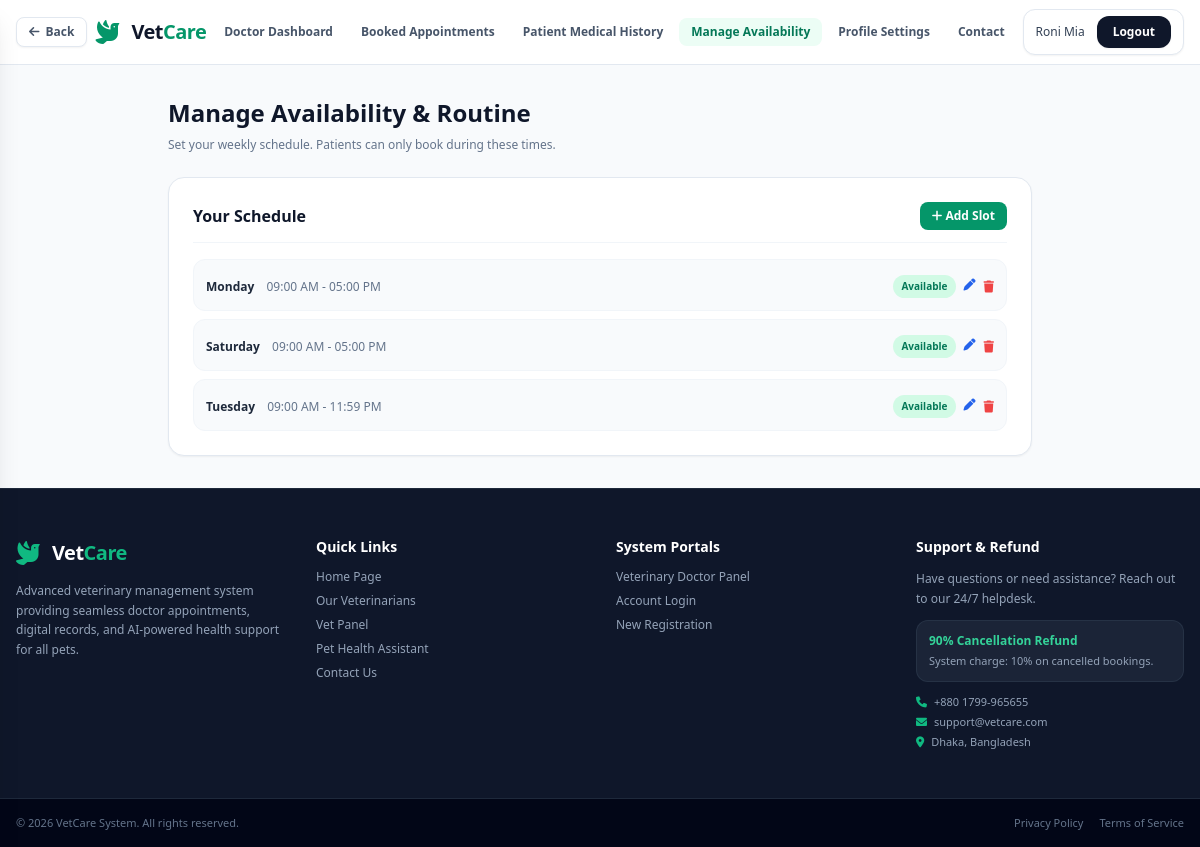
Screenshot of /vet/availability/ (signed in) with the database file from the repository.
### accounts/models.py (models this page shows, shortened)
class User(AbstractUser):
    ROLE_CHOICES = (
        ('PATIENT', 'Patient'),
        ('DOCTOR', 'Doctor'),
        ('ADMIN', 'Admin'),
    )
    role = models.CharField(max_length=20, choices=ROLE_CHOICES, default='PATIENT')
    phone = models.CharField(max_length=20, blank=True, null=True)
    country_code = models.CharField(max_length=5, default='+880', blank=True)
    address = models.TextField(blank=True)
    created_at = models.DateTimeField(auto_now_add=True)

### vet/models.py (models this page shows, shortened)
class Availability(models.Model):
    DAY_CHOICES = (
        (0, 'Monday'),
        (1, 'Tuesday'),
        (2, 'Wednesday'),
        (3, 'Thursday'),
        (4, 'Friday'),
        (5, 'Saturday'),
        (6, 'Sunday'),
    )
    doctor = models.ForeignKey(Doctor, on_delete=models.CASCADE, related_name='availabilities')
    day_of_week = models.IntegerField(choices=DAY_CHOICES)
    start_time = models.TimeField()
    end_time = models.TimeField()
    is_available = models.BooleanField(default=True)
    class Meta:
        unique_together = ('doctor', 'day_of_week')

### vet/views.py (the view, shortened to what this page needs)
# urls.py: path('vet/availability/', views.manage_availability, name='vet_availability'),
@login_required
def manage_availability(request):
    if request.user.role != 'DOCTOR':
        return render(request, '403.html', status=403)
    try:
        doctor = request.user.doctor_profile
    except Exception:
        doctor = None
    try:
        availabilities = doctor.availabilities.all() if doctor else []
    except Exception:
        availabilities = []
    context = {
        'doctor': doctor,
        'availabilities': availabilities,
    }
    return render(request, 'vet_availability.html', context)

### vetcure/templates/vet_availability.html (shortened to what this page needs)
{% extends 'base.html' %}
{% block content %}
<div class="flex-grow max-w-4xl w-full mx-auto px-4 py-8">
    <h1 class="text-2xl font-bold text-slate-900 mb-2">Manage Availability & Routine</h1>
    <p class="text-slate-500 text-xs mb-6">Set your weekly schedule. Patients can only book during these times.</p>
    <div class="bg-white rounded-2xl border border-slate-200 shadow-sm p-6 space-y-4">
        <div class="flex justify-between items-center border-b border-slate-100 pb-3">
            <h2 class="font-bold text-slate-900">Your Schedule</h2>
            <button onclick="openAddModal()" class="text-xs bg-emerald-600 hover:bg-emerald-700 text-white px-3 py-1.5 rounded-lg font-semibold transition">
                <i class="fa-solid fa-plus"></i> Add Slot
            </button>
        </div>
        <div class="space-y-2">
            {% for avail in availabilities %}
            <div class="flex items-center justify-between p-3 rounded-xl border {% if avail.is_available %}border-slate-100 bg-slate-50{% else %}border-red-100 bg-red-50/50{% endif %}">
                <div>
                    <span class="font-semibold text-slate-800 text-xs">{{ avail.get_day_of_week_display }}</span>
                    <span class="text-slate-500 text-xs ml-2">{{ avail.start_time|time:"h:i A" }} - {{ avail.end_time|time:"h:i A" }}</span>
                </div>
                <div class="flex items-center gap-2">
                    <form method="post" class="inline">
                        <button type="submit" class="text-[10px] px-2 py-1 rounded-full {% if avail.is_available %}bg-emerald-100 text-emerald-700{% else %}bg-red-100 text-red-700{% endif %} font-semibold">
                            {{ avail.is_available|yesno:"Available,Unavailable" }}
                        </button>
                    </form>
                    <button onclick="openEditModal({{ avail.id }}, {{ avail.day_of_week }}, '{{ avail.start_time|time:"H:i" }}', '{{ avail.end_time|time:"H:i" }}')" class="text-blue-600 hover:text-blue-800 text-xs" title="Edit">
                        <i class="fa-solid fa-pen"></i>
                    </button>
                    <form method="post" class="inline" onsubmit="return confirm('Delete this slot?')">
                        <button type="submit" class="text-red-500 hover:text-red-700 text-xs">
                            <i class="fa-solid fa-trash"></i>
                        </button>
                    </form>
                </div>
            </div>
            {% empty %}
            <p class="text-slate-500 text-xs text-center py-4">No availability slots set yet. Click "Add Slot" to begin.</p>
            {% endfor %}
        </div>
    </div>
</div>
{% endblock %}

### vetcure/templates/base.html (shortened to what this page needs)
<!DOCTYPE html>
<html lang="en">
<head>
    <script src="https://cdn.tailwindcss.com"></script>
    <link rel="stylesheet" href="https://cdnjs.cloudflare.com/ajax/libs/font-awesome/6.0.0/css/all.min.css">
</head>
<body class="bg-slate-50 text-slate-800 flex flex-col min-h-screen font-sans">
    <header class="no-print-header bg-white border-b border-slate-200 sticky top-0 z-30">
        <div class="max-w-7xl mx-auto px-4 h-16 flex items-center justify-between">
            <div class="flex items-center gap-2">
                {% if request.path != '/' %}
                <button onclick="history.back()" class="flex items-center gap-1.5 px-3 py-1.5 bg-white border border-slate-200 rounded-lg text-xs font-semibold text-slate-600 hover:text-emerald-600 hover:border-emerald-400 hover:bg-emerald-50 transition shadow-sm" title="Go back">
                    <i class="fa-solid fa-arrow-left text-xs"></i> Back
                </button>
                {% endif %}
                <a href="{% url 'home' %}" class="flex items-center gap-3">
                    <i class="fa-solid fa-dove text-2xl text-emerald-600"></i>
                    <span class="text-xl font-bold text-slate-900 tracking-tight">Vet<span class="text-emerald-600">Care</span></span>
                </a>
            </div>
            <nav class="hidden md:flex items-center gap-1 font-bold text-xs text-slate-600">
                {% if user.is_authenticated %}
                    {% if user.role == 'PATIENT' %}
                        <a href="{% url 'patient_dashboard' %}" class="nav-link px-3 py-1.5 rounded-lg {% if request.resolver_match.url_name == 'patient_dashboard' %}bg-emerald-50 text-emerald-700{% else %}hover:bg-slate-50 hover:text-emerald-600 transition{% endif %}">Dashboard</a>
                        <a href="{% url 'booking_doctors' %}" class="nav-link px-3 py-1.5 rounded-lg {% if request.resolver_match.url_name == 'booking_doctors' %}bg-emerald-50 text-emerald-700{% else %}hover:bg-slate-50 hover:text-emerald-600 transition{% endif %}">Find Doctor & Book</a>
                        <a href="{% url 'my_appointments' %}" class="nav-link px-3 py-1.5 rounded-lg {% if request.resolver_match.url_name == 'my_appointments' %}bg-emerald-50 text-emerald-700{% else %}hover:bg-slate-50 hover:text-emerald-600 transition{% endif %}">My Appointments</a>
                        <a href="{% url 'my_prescriptions' %}" class="nav-link px-3 py-1.5 rounded-lg {% if request.resolver_match.url_name == 'my_prescriptions' %}bg-emerald-50 text-emerald-700{% else %}hover:bg-slate-50 hover:text-emerald-600 transition{% endif %}">My Prescriptions</a>
                        <a href="{% url 'cancel_refund_list' %}" class="nav-link px-3 py-1.5 rounded-lg {% if request.resolver_match.url_name == 'cancel_refund_list' %}bg-emerald-50 text-emerald-700{% else %}hover:bg-slate-50 hover:text-emerald-600 transition{% endif %}">Cancel & Refund Slip</a>
                        <a href="{% url 'chatbot' %}" class="nav-link px-3 py-1.5 rounded-lg {% if request.resolver_match.url_name == 'chatbot' %}bg-emerald-50 text-emerald-700{% else %}hover:bg-slate-50 hover:text-emerald-600 transition{% endif %}">Avian Health Chatbot</a>
                        <a href="{% url 'manage_profile' %}" class="nav-link px-3 py-1.5 rounded-lg {% if request.resolver_match.url_name == 'manage_profile' %}bg-emerald-50 text-emerald-700{% else %}hover:bg-slate-50 hover:text-emerald-600 transition{% endif %}">Manage Profile</a>
                        <a href="{% url 'contact' %}" class="nav-link px-3 py-1.5 rounded-lg {% if request.resolver_match.url_name == 'contact' %}bg-emerald-50 text-emerald-700{% else %}hover:bg-slate-50 hover:text-emerald-600 transition{% endif %}">Contact</a>
                    {% elif user.role == 'DOCTOR' %}
                        <a href="{% url 'vet_dashboard' %}" class="nav-link px-3 py-1.5 rounded-lg {% if request.resolver_match.url_name == 'vet_dashboard' %}bg-emerald-50 text-emerald-700{% else %}hover:bg-slate-50 hover:text-emerald-600 transition{% endif %}">Doctor Dashboard</a>
                        <a href="{% url 'vet_booked_appointments' %}" class="nav-link px-3 py-1.5 rounded-lg {% if request.resolver_match.url_name == 'vet_booked_appointments' %}bg-emerald-50 text-emerald-700{% else %}hover:bg-slate-50 hover:text-emerald-600 transition{% endif %}">Booked Appointments</a>
                        <a href="{% url 'vet_patient_history' %}" class="nav-link px-3 py-1.5 rounded-lg {% if request.resolver_match.url_name == 'vet_patient_history' %}bg-emerald-50 text-emerald-700{% else %}hover:bg-slate-50 hover:text-emerald-600 transition{% endif %}">Patient Medical History</a>
                        <a href="{% url 'vet_availability' %}" class="nav-link px-3 py-1.5 rounded-lg {% if request.resolver_match.url_name == 'vet_availability' %}bg-emerald-50 text-emerald-700{% else %}hover:bg-slate-50 hover:text-emerald-600 transition{% endif %}">Manage Availability</a>
                        <a href="{% url 'vet_profile_settings' %}" class="nav-link px-3 py-1.5 rounded-lg {% if request.resolver_match.url_name == 'vet_profile_settings' %}bg-emerald-50 text-emerald-700{% else %}hover:bg-slate-50 hover:text-emerald-600 transition{% endif %}">Profile Settings</a>
                        <a href="{% url 'contact' %}" class="nav-link px-3 py-1.5 rounded-lg {% if request.resolver_match.url_name == 'contact' %}bg-emerald-50 text-emerald-700{% else %}hover:bg-slate-50 hover:text-emerald-600 transition{% endif %}">Contact</a>
                    {% endif %}
                {% endif %}
            </nav>
                <div class="flex items-center gap-3">
                {% if user.is_authenticated %}
                    <div class="flex items-center gap-3 bg-white border border-slate-200 rounded-xl px-3 py-1.5 shadow-sm">
                        <span class="text-xs font-medium text-slate-700">
                            {{ user.get_full_name|default:user.username }}
                        </span>
                        <form method="post" action="{% url 'logout' %}" class="inline">
                            <button type="submit" class="text-xs font-semibold bg-slate-900 hover:bg-slate-800 text-white px-4 py-2 rounded-xl transition shadow-sm">
                                Logout
                            </button>
                        </form>
                    </div>
                {% else %}
                    <a href="{% url 'login' %}" class="text-xs font-semibold text-slate-600 hover:text-emerald-600 transition px-3 py-2">Login</a>
                    <a href="{% url 'register' %}" class="text-xs font-semibold bg-emerald-600 hover:bg-emerald-700 text-white px-4 py-2 rounded-xl transition shadow-sm">Register</a>
                {% endif %}
                </div>
        </div>
    </header>
    <main class="flex-grow">
        {% block content %}{% endblock %}
    </main>
    {% block footer %}
    <footer class="no-print-footer bg-slate-900 text-slate-400 text-xs border-t border-slate-800 mt-auto">
        <div class="max-w-7xl mx-auto px-4 py-12 grid grid-cols-1 md:grid-cols-4 gap-8">
            <div class="space-y-3">
                <div class="flex items-center gap-3">
                    <i class="fa-solid fa-dove text-2xl text-emerald-500"></i>
                    <span class="text-xl font-bold text-white tracking-tight">Vet<span class="text-emerald-500">Care</span></span>
                </div>
                <p class="text-slate-400 leading-relaxed">Advanced veterinary management system providing seamless doctor appointments, digital records, and AI-powered health support for all pets.</p>
            </div>
            <div class="space-y-3">
                <h4 class="text-sm font-semibold text-white">Quick Links</h4>
                <ul class="space-y-2">
                    <li><a href="{% url 'home' %}" class="hover:text-emerald-400 transition">Home Page</a></li>
                    <li><a href="{% url 'home' %}#veterinarians" class="hover:text-emerald-400 transition">Our Veterinarians</a></li>
                    {% if user.is_authenticated and user.role == 'DOCTOR' %}
                        <li><a href="{% url 'vet_dashboard' %}" class="hover:text-emerald-400 transition">Vet Panel</a></li>
                    {% endif %}
                    <li><a href="{% url 'chatbot' %}" class="hover:text-emerald-400 transition">Pet Health Assistant</a></li>
                    <li><a href="{% url 'contact' %}" class="hover:text-emerald-400 transition">Contact Us</a></li>
                </ul>
            </div>
            <div class="space-y-3">
                <h4 class="text-sm font-semibold text-white">System Portals</h4>
                <ul class="space-y-2">
                    {% if user.is_authenticated and user.role == 'DOCTOR' %}
                        <li><a href="{% url 'vet_dashboard' %}" class="hover:text-emerald-400 transition">Veterinary Doctor Panel</a></li>
                    {% endif %}
                    <li><a href="{% url 'login' %}" class="hover:text-emerald-400 transition">Account Login</a></li>
                    <li><a href="{% url 'register' %}" class="hover:text-emerald-400 transition">New Registration</a></li>
                </ul>
            </div>
            <div class="space-y-3">
                <h4 class="text-sm font-semibold text-white">Support & Refund</h4>
                <p class="text-slate-400 leading-relaxed">Have questions or need assistance? Reach out to our 24/7 helpdesk.</p>
                <div class="bg-slate-800/80 p-3 rounded-xl border border-slate-700/50 space-y-1">
                    <span class="text-emerald-400 font-bold block">90% Cancellation Refund</span>
                    <p class="text-[11px] text-slate-400">System charge: 10% on cancelled bookings.</p>
                </div>
                <div class="space-y-1 text-[11px] text-slate-400">
                    <p><i class="fa-solid fa-phone text-emerald-500 mr-1"></i> +880 1799-965655</p>
                    <p><i class="fa-solid fa-envelope text-emerald-500 mr-1"></i> support@vetcare.com</p>
                    <p><i class="fa-solid fa-location-dot text-emerald-500 mr-1"></i> Dhaka, Bangladesh</p>
                </div>
            </div>
        </div>
        <div class="border-t border-slate-800 bg-slate-950 py-4">
            <div class="max-w-7xl mx-auto px-4 flex flex-col sm:flex-row justify-between items-center gap-2 text-slate-500 text-[11px]">
                <p>&copy; 2026 VetCare System. All rights reserved.</p>
                <div class="flex gap-4">
                    <a href="{% url 'privacy_policy' %}" class="hover:text-slate-400 transition">Privacy Policy</a>
                    <a href="{% url 'terms_of_service' %}" class="hover:text-slate-400 transition">Terms of Service</a>
                </div>
            </div>
        </div>
    </footer>
    {% endblock %}
</body>
</html>

### vetcure/templates/base.html (style rules this page uses)
.nav-link { transition: all 0.2s ease; }

### rows the page displays
User: get_full_name "Roni Mia"
Availability: day_of_week "Monday", start_time "09:00 AM", end_time "05:00 PM", is_available "Available"
Availability: day_of_week "Saturday", start_time "09:00 AM", end_time "05:00 PM", is_available "Available"
Availability: day_of_week "Tuesday", start_time "09:00 AM", end_time "11:59 PM", is_available "Available"
